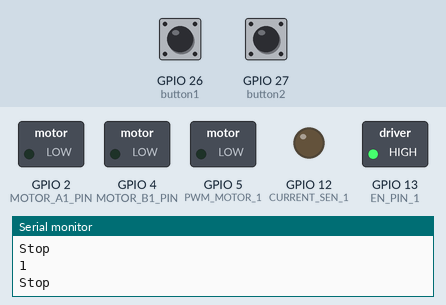
Recording of a sketch running on a simulated ESP32. Parts: switched loads named in the sketch (green lamp = pin HIGH), output pins drawn as LEDs (lit = HIGH), the last lines printed to the serial monitor. Inputs (shaded band) come from the test bench; at power-on: GPIO 26 (button1) LOW, GPIO 27 (button2) LOW.

Above: at 1.2 s.
1.3 s: GPIO 26 (button1) pulled HIGH for 0.15 s
At 1.4 s:
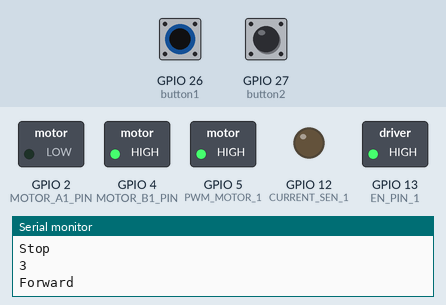
3.0 s: GPIO 27 (button2) pulled HIGH for 0.15 s
At 3.11 s:
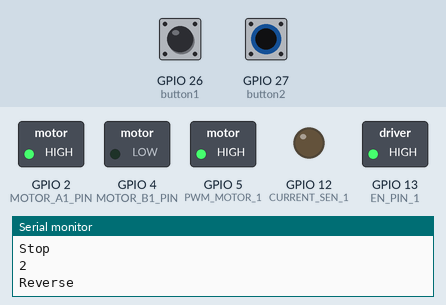
4.7 s: GPIO 27 (button2) pulled HIGH for 3.2 s
At 8.5 s:
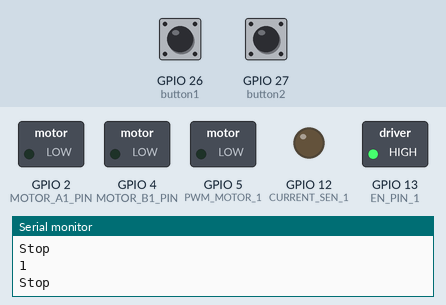
9.4 s: GPIO 26 (button1) pulled HIGH for 3.2 s
At 9.8 s:
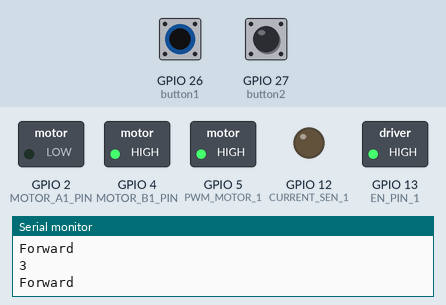
Timing chart, 0 to 14.1 s (numbered marks = the images above; inputs shaded):
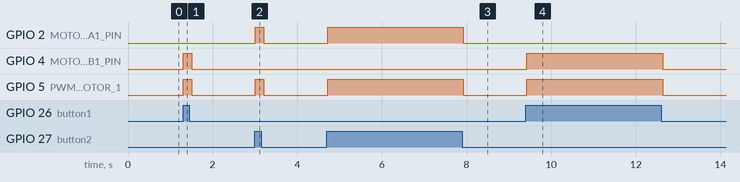

Measured:
- after the input at 1.3 s, GPIO 4 (MOTOR_B1_PIN), GPIO 5 (PWM_MOTOR_1): LOW → HIGH at once, → LOW 0.20 s later
- after the input at 3.0 s, GPIO 2 (MOTOR_A1_PIN), GPIO 5 (PWM_MOTOR_1): LOW → HIGH at once, → LOW 0.20 s later
- after the input at 4.7 s, GPIO 2 (MOTOR_A1_PIN), GPIO 5 (PWM_MOTOR_1): LOW → HIGH at once, → LOW 3.2 s later
- after the input at 9.4 s, GPIO 4 (MOTOR_B1_PIN), GPIO 5 (PWM_MOTOR_1): LOW → HIGH at once, → LOW 3.2 s later

The sketch:

rki.mot.new.ino
```cpp
#define BRAKE 0
#define CW    1
#define CCW   2
#define CS_THRESHOLD 15   // Definition of safety current (Check: "1.3 Monster Shield Example").

//MOTOR 1
#define MOTOR_A1_PIN 2
#define MOTOR_B1_PIN 4

#define PWM_MOTOR_1 5

#define CURRENT_SEN_1 12

#define EN_PIN_1 13

#define MOTOR_1 0
//char user_input;
short usSpeed = 250;  //default motor speed
unsigned short usMotor_Status = BRAKE;
int button1 = 26;
int button2 = 27;
void setup()
{
  Serial.begin(57600);
  pinMode(26, INPUT);
  pinMode(27, INPUT);
  pinMode(MOTOR_A1_PIN, OUTPUT);
  pinMode(MOTOR_B1_PIN, OUTPUT);

  pinMode(PWM_MOTOR_1, OUTPUT);

  pinMode(CURRENT_SEN_1, OUTPUT);
  pinMode(EN_PIN_1, OUTPUT);

  Serial.println("Begin motor control");
  Serial.println(); //Print function list for user selection
  Serial.println("Enter number for control option:");
  Serial.println("1. STOP");
  Serial.println("2. FORWARD");
  Serial.println("3. REVERSE");
//  Serial.println("+. INCREASE SPEED");
//  Serial.println("-. DECREASE SPEED");
  Serial.println();

}

void loop()
{
  digitalWrite(EN_PIN_1, HIGH);
  if(digitalRead(button1)==HIGH)
    {
      Serial.println("3");
      Forward();
    }
    else if(digitalRead(button2)==HIGH)
    {
      Serial.println("2");
      Reverse();
    }
    else
    {
      Serial.println("1");
       Stop();
    }
    delay(100);
  char user_input;
  while(Serial.available())
  {
    user_input = Serial.read(); //Read user input and trigger appropriate function
    digitalWrite(EN_PIN_1, HIGH);

  }
}

void Stop()
{
  Serial.println("Stop");
  usMotor_Status = BRAKE;
  motorGo(MOTOR_1, usMotor_Status, 0);
}

void Forward()
{
  Serial.println("Forward");
  usMotor_Status = CW;
  motorGo(MOTOR_1, usMotor_Status, usSpeed);
}

void Reverse()
{
  Serial.println("Reverse");
  usMotor_Status = CCW;
  motorGo(MOTOR_1, usMotor_Status, usSpeed);
}

void motorGo(uint8_t motor, uint8_t direct, uint8_t pwm)         //Function that controls the variables: motor(0 ou 1), direction (cw ou ccw) e pwm (entra 0 e 255);
{
  if(motor == MOTOR_1)
  {
    if(direct == CW)
    {
      digitalWrite(MOTOR_A1_PIN, LOW);
      digitalWrite(MOTOR_B1_PIN, HIGH);
    }
    else if(direct == CCW)
    {
      digitalWrite(MOTOR_A1_PIN, HIGH);
      digitalWrite(MOTOR_B1_PIN, LOW);
    }
    else
    {
      digitalWrite(MOTOR_A1_PIN, LOW);
      digitalWrite(MOTOR_B1_PIN, LOW);
    }

    digitalWrite(PWM_MOTOR_1, pwm);
  }
}
```
